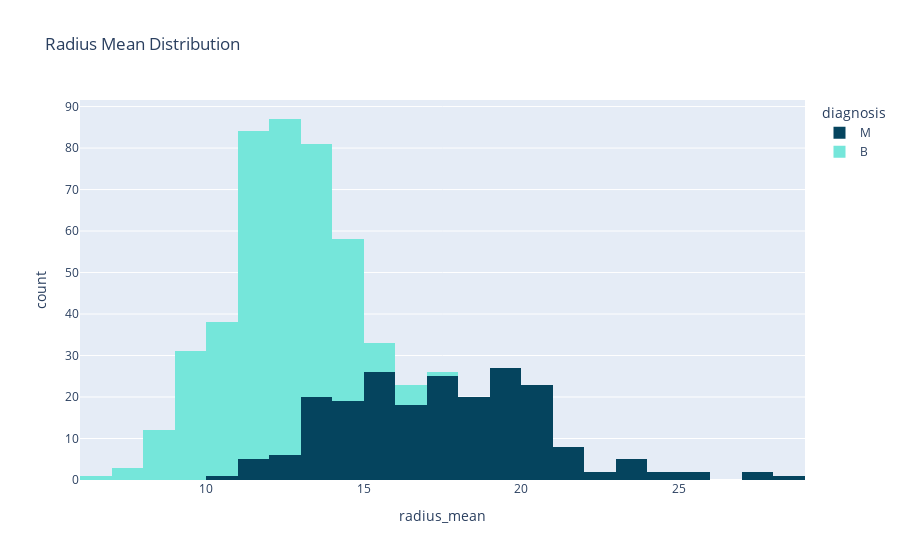

The notebook cell this image was saved under:
### Code cell
px.histogram(breast, x='radius_mean', title='Radius Mean Distribution', color='diagnosis', color_discrete_sequence=['#05445E','#75E6DA'])

### Figure 1 — Plotly figure (JSON) as saved in the notebook; plotly's stock layout.template omitted (floating-point values rounded to 4 significant figures; data arrays with more than 128 entries replaced by an {"elided": "..."} marker saying what was removed)
{"data": [{"bingroup": "x", "hovertemplate": "diagnosis=M<br>radius_mean=%{x}<br>count=%{y}<extra></extra>", "legendgroup": "M", "marker": {"color": "#05445E", "pattern": {"shape": ""}}, "name": "M", "orientation": "v", "showlegend": true, "type": "histogram", "x": {"elided": "212 float values"}, "xaxis": "x", "yaxis": "y"}, {"bingroup": "x", "hovertemplate": "diagnosis=B<br>radius_mean=%{x}<br>count=%{y}<extra></extra>", "legendgroup": "B", "marker": {"color": "#75E6DA", "pattern": {"shape": ""}}, "name": "B", "orientation": "v", "showlegend": true, "type": "histogram", "x": {"elided": "357 float values"}, "xaxis": "x", "yaxis": "y"}], "layout": {"barmode": "relative", "legend": {"title": {"text": "diagnosis"}, "tracegroupgap": 0}, "title": {"text": "Radius Mean Distribution"}, "xaxis": {"anchor": "y", "domain": [0, 1], "title": {"text": "radius_mean"}}, "yaxis": {"anchor": "x", "domain": [0, 1], "title": {"text": "count"}}}}
